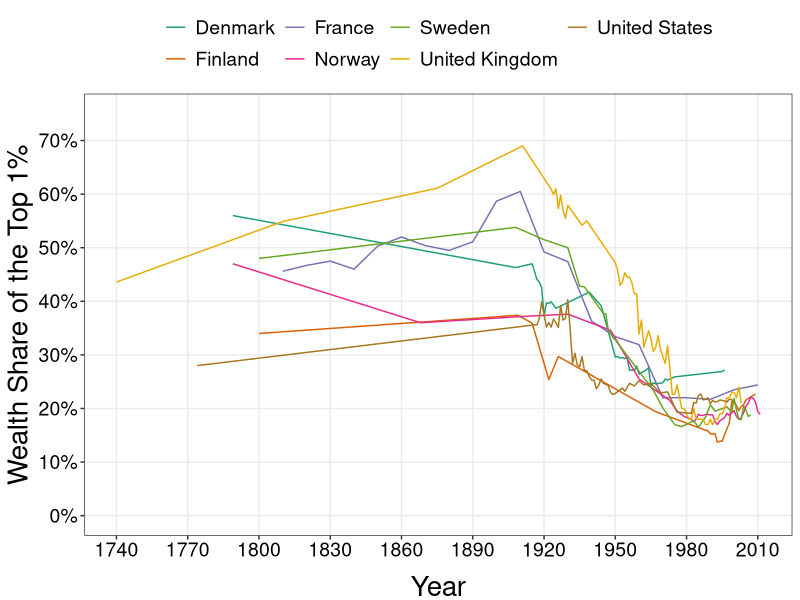
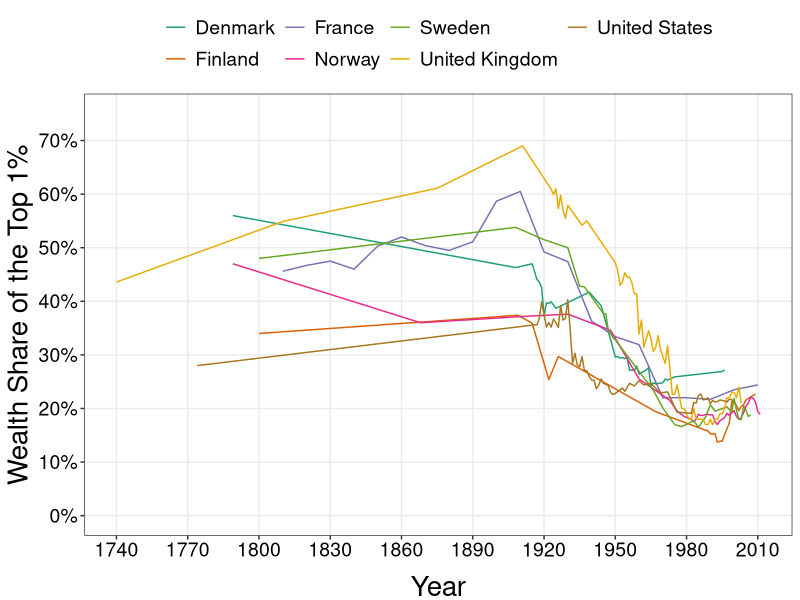

Generate these figures, in order, with R:
require(shape)
library(tidyverse)
library(lubridate)
library(openxlsx)
library(readxl)
library(ggsignif)
library(grid)
library(gridExtra)

wealth_share <- read_excel("capitalism/top_1percent_wealth_share.xlsx")

COL <- c("#7fc97f", "#beaed4", "#fdc086", "#ffff99", "#386cb0", "#f0027f", "#bf5b17", "#666666")
COLA <- c("#e0f3db", "#99d8c9","#66c2a4","#41ae76", "#238b45", "#005824", "#f0027f")
COLB <- c("#c6dbef", "#4eb3d3", "#2b8cbe", "#0868ac","#084081", "#9e9ac8","#f0027f")
COLC <- c("#fcfbfd", "#efedf5", "#dadaeb", "#bcbddc", "#9e9ac8", "#807dba", "#6a51a3", "#54278f", "#3f007d")
COLD <- c("#DA3030","#41ae76","#F7DE04", "#4eb3d3","#AE82FF","#386cb0","#F48318","#41ae76","#6a51a3", "#DA3030")


#Cleaning the wealth share data. Source: CORE
wealth_share_gathered <- wealth_share %>% 
  gather(Country, Wealth_share, c("Denmark", "Finland", "France", "Norway", "Sweden", "United Kingdom", "United States") )

wealth_share1 <- wealth_share_gathered[-c(1, 69, 137, 205, 273, 341, 409), ] 

wealth_share2 <- wealth_share1 %>%
  mutate(Year = ifelse(Country == "Denmark", ...1, ifelse(Country == "Finland", ...3, ifelse(Country == "France", ...5, ifelse(Country == "Norway", ...7, ifelse(Country == "Sweden", ...9, ifelse(Country == "United Kingdom", ...11, ifelse(Country == "United States", ...13, NA))))))))

wealth_share2$Wealth_share = as.numeric(as.character(wealth_share2$Wealth_share))

wealth_share3 <- wealth_share2 %>%
  select(-c("...1", "...3", "...5", "...7", "...9", "...11", "...13")) %>%
  filter(!is.na(Year)) %>%
  mutate(wealth_share = (Wealth_share)/100)

#Plotting the data 
wealth_share_plot <- ggplot(wealth_share3, aes(x = Year, y = wealth_share, group = Country, color = Country)) +
  geom_line() +
  #geom_line(aes(linetype = Country)) + #if we differentiate the lines without color
  labs(y = "Wealth Share of the Top 1%", color = "Country") + 
  scale_y_continuous(breaks = seq(0, 0.7, by = 0.1), labels = scales::percent_format(accuracy = 1), limits = c(0,0.75)) +
  scale_x_continuous(breaks = seq(1740, 2010, by = 30)) +
  scale_color_brewer(palette = "Dark2") +
  theme_bw() + 
  theme(panel.grid.minor = element_blank(),
        legend.position = "top", 
        legend.title = element_blank(),
        legend.text = element_text(size = 14),
        axis.title.y = element_text(size = 20, vjust = 1),
        #legend.text = element_text(size = 11),
        axis.text.x = element_text(size = 14, color = "black"),
        axis.text.y = element_text(size = 14, color = "black"),  
        axis.title.x = element_text(size = 20, vjust = -0.5)) 

print(wealth_share_plot)

#Save plot to PDF
ggsave(wealth_share_plot, filename = "wealth_share_top_1percent_no_brackets.pdf", 
       path = "capitalism",
       width = 8, height = 6, units = "in")


# dev.off()
